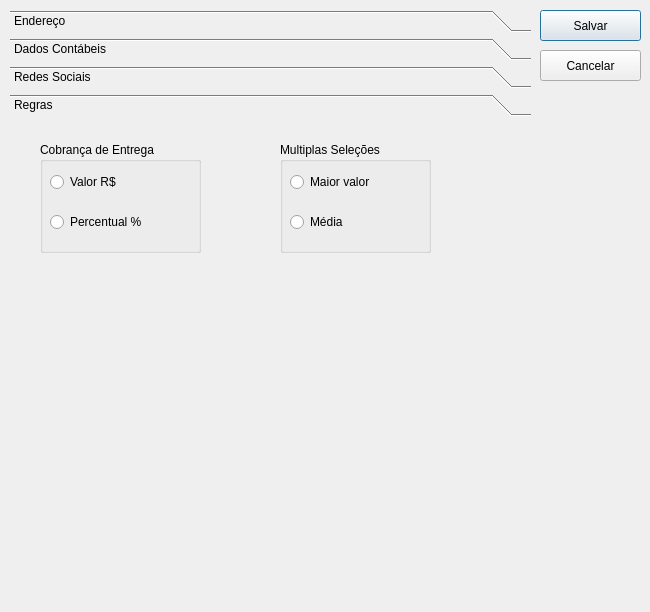
<?xml version="1.0" encoding="UTF-8"?>
<ui version="4.0">
 <class>Estabelecimento</class>
 <widget class="QDialog" name="Estabelecimento">
  <property name="geometry">
   <rect>
    <x>0</x>
    <y>0</y>
    <width>650</width>
    <height>612</height>
   </rect>
  </property>
  <property name="windowTitle">
   <string>Loja</string>
  </property>
  <widget class="QPushButton" name="pushButton_salvar">
   <property name="geometry">
    <rect>
     <x>540</x>
     <y>10</y>
     <width>101</width>
     <height>31</height>
    </rect>
   </property>
   <property name="text">
    <string>Salvar</string>
   </property>
  </widget>
  <widget class="QPushButton" name="pushButton_cancelar">
   <property name="geometry">
    <rect>
     <x>540</x>
     <y>50</y>
     <width>101</width>
     <height>31</height>
    </rect>
   </property>
   <property name="text">
    <string>Cancelar</string>
   </property>
  </widget>
  <widget class="QToolBox" name="toolBox">
   <property name="geometry">
    <rect>
     <x>10</x>
     <y>10</y>
     <width>521</width>
     <height>591</height>
    </rect>
   </property>
   <property name="currentIndex">
    <number>3</number>
   </property>
   <widget class="QWidget" name="page">
    <property name="geometry">
     <rect>
      <x>0</x>
      <y>0</y>
      <width>521</width>
      <height>479</height>
     </rect>
    </property>
    <attribute name="label">
     <string>Endereço</string>
    </attribute>
    <widget class="QLabel" name="label_estado">
     <property name="geometry">
      <rect>
       <x>390</x>
       <y>70</y>
       <width>31</width>
       <height>21</height>
      </rect>
     </property>
     <property name="text">
      <string>UF</string>
     </property>
    </widget>
    <widget class="QLabel" name="label_6">
     <property name="geometry">
      <rect>
       <x>10</x>
       <y>100</y>
       <width>59</width>
       <height>14</height>
      </rect>
     </property>
     <property name="text">
      <string>Fone:</string>
     </property>
    </widget>
    <widget class="QLabel" name="label_15">
     <property name="geometry">
      <rect>
       <x>400</x>
       <y>40</y>
       <width>61</width>
       <height>21</height>
      </rect>
     </property>
     <property name="text">
      <string>Número:</string>
     </property>
    </widget>
    <widget class="QLineEdit" name="lineEdit_nomeloja">
     <property name="geometry">
      <rect>
       <x>80</x>
       <y>10</y>
       <width>431</width>
       <height>22</height>
      </rect>
     </property>
    </widget>
    <widget class="QComboBox" name="comboBox_cidades">
     <property name="geometry">
      <rect>
       <x>150</x>
       <y>220</y>
       <width>161</width>
       <height>22</height>
      </rect>
     </property>
    </widget>
    <widget class="QLineEdit" name="lineEdit_procurarua">
     <property name="geometry">
      <rect>
       <x>10</x>
       <y>250</y>
       <width>391</width>
       <height>22</height>
      </rect>
     </property>
    </widget>
    <widget class="QTableView" name="tableView">
     <property name="geometry">
      <rect>
       <x>10</x>
       <y>280</y>
       <width>501</width>
       <height>171</height>
      </rect>
     </property>
    </widget>
    <widget class="QLabel" name="label_cidade">
     <property name="geometry">
      <rect>
       <x>270</x>
       <y>70</y>
       <width>111</width>
       <height>21</height>
      </rect>
     </property>
     <property name="text">
      <string>Cidade</string>
     </property>
    </widget>
    <widget class="QLineEdit" name="lineEdit_numero">
     <property name="geometry">
      <rect>
       <x>460</x>
       <y>40</y>
       <width>51</width>
       <height>22</height>
      </rect>
     </property>
    </widget>
    <widget class="QComboBox" name="comboBox_estados">
     <property name="geometry">
      <rect>
       <x>10</x>
       <y>220</y>
       <width>131</width>
       <height>22</height>
      </rect>
     </property>
    </widget>
    <widget class="QLabel" name="label_13">
     <property name="geometry">
      <rect>
       <x>150</x>
       <y>200</y>
       <width>59</width>
       <height>14</height>
      </rect>
     </property>
     <property name="text">
      <string>Cidade</string>
     </property>
    </widget>
    <widget class="QPushButton" name="pushButton_procurar">
     <property name="geometry">
      <rect>
       <x>410</x>
       <y>250</y>
       <width>101</width>
       <height>22</height>
      </rect>
     </property>
     <property name="text">
      <string>Procurar</string>
     </property>
    </widget>
    <widget class="QLabel" name="label_2">
     <property name="geometry">
      <rect>
       <x>10</x>
       <y>13</y>
       <width>59</width>
       <height>16</height>
      </rect>
     </property>
     <property name="text">
      <string>Nome</string>
     </property>
    </widget>
    <widget class="QLabel" name="label_bairro">
     <property name="geometry">
      <rect>
       <x>10</x>
       <y>70</y>
       <width>251</width>
       <height>21</height>
      </rect>
     </property>
     <property name="text">
      <string>Bairro</string>
     </property>
    </widget>
    <widget class="QTextEdit" name="textEdit_fone">
     <property name="geometry">
      <rect>
       <x>10</x>
       <y>120</y>
       <width>341</width>
       <height>70</height>
      </rect>
     </property>
    </widget>
    <widget class="QLabel" name="label_11">
     <property name="geometry">
      <rect>
       <x>10</x>
       <y>200</y>
       <width>59</width>
       <height>14</height>
      </rect>
     </property>
     <property name="text">
      <string>Estado</string>
     </property>
    </widget>
    <widget class="QLineEdit" name="lineEdit_nomerua">
     <property name="geometry">
      <rect>
       <x>10</x>
       <y>40</y>
       <width>381</width>
       <height>22</height>
      </rect>
     </property>
    </widget>
    <widget class="QLabel" name="label_cep">
     <property name="geometry">
      <rect>
       <x>430</x>
       <y>70</y>
       <width>81</width>
       <height>21</height>
      </rect>
     </property>
     <property name="text">
      <string>CEP</string>
     </property>
    </widget>
   </widget>
   <widget class="QWidget" name="page_2">
    <property name="geometry">
     <rect>
      <x>0</x>
      <y>0</y>
      <width>521</width>
      <height>479</height>
     </rect>
    </property>
    <attribute name="label">
     <string>Dados Contábeis</string>
    </attribute>
    <widget class="QLineEdit" name="lineEdit_cnpj">
     <property name="geometry">
      <rect>
       <x>140</x>
       <y>40</y>
       <width>331</width>
       <height>22</height>
      </rect>
     </property>
    </widget>
    <widget class="QLabel" name="label_7">
     <property name="geometry">
      <rect>
       <x>10</x>
       <y>10</y>
       <width>131</width>
       <height>21</height>
      </rect>
     </property>
     <property name="text">
      <string>Inscrição Estadual</string>
     </property>
    </widget>
    <widget class="QLineEdit" name="lineEdit_inscrest">
     <property name="geometry">
      <rect>
       <x>140</x>
       <y>10</y>
       <width>331</width>
       <height>22</height>
      </rect>
     </property>
    </widget>
    <widget class="QLabel" name="label_8">
     <property name="geometry">
      <rect>
       <x>10</x>
       <y>40</y>
       <width>59</width>
       <height>21</height>
      </rect>
     </property>
     <property name="text">
      <string>CNPJ</string>
     </property>
    </widget>
   </widget>
   <widget class="QWidget" name="page_3">
    <property name="geometry">
     <rect>
      <x>0</x>
      <y>0</y>
      <width>521</width>
      <height>479</height>
     </rect>
    </property>
    <attribute name="label">
     <string>Redes Sociais</string>
    </attribute>
    <widget class="QLabel" name="label_9">
     <property name="geometry">
      <rect>
       <x>10</x>
       <y>10</y>
       <width>59</width>
       <height>21</height>
      </rect>
     </property>
     <property name="text">
      <string>Site</string>
     </property>
    </widget>
    <widget class="QLineEdit" name="lineEdit_site">
     <property name="geometry">
      <rect>
       <x>80</x>
       <y>10</y>
       <width>441</width>
       <height>22</height>
      </rect>
     </property>
    </widget>
    <widget class="QLineEdit" name="lineEdit_facebook">
     <property name="geometry">
      <rect>
       <x>80</x>
       <y>40</y>
       <width>441</width>
       <height>22</height>
      </rect>
     </property>
    </widget>
    <widget class="QLabel" name="label_10">
     <property name="geometry">
      <rect>
       <x>10</x>
       <y>40</y>
       <width>71</width>
       <height>21</height>
      </rect>
     </property>
     <property name="text">
      <string>FaceBook</string>
     </property>
    </widget>
   </widget>
   <widget class="QWidget" name="page_4">
    <property name="geometry">
     <rect>
      <x>0</x>
      <y>0</y>
      <width>521</width>
      <height>479</height>
     </rect>
    </property>
    <attribute name="label">
     <string>Regras</string>
    </attribute>
    <widget class="QGroupBox" name="groupBox">
     <property name="geometry">
      <rect>
       <x>30</x>
       <y>20</y>
       <width>161</width>
       <height>111</height>
      </rect>
     </property>
     <property name="title">
      <string>Cobrança de Entrega</string>
     </property>
     <widget class="QRadioButton" name="radioButton_entregavalor">
      <property name="geometry">
       <rect>
        <x>10</x>
        <y>30</y>
        <width>102</width>
        <height>20</height>
       </rect>
      </property>
      <property name="text">
       <string>Valor R$</string>
      </property>
     </widget>
     <widget class="QRadioButton" name="radioButton_entregaperc">
      <property name="geometry">
       <rect>
        <x>10</x>
        <y>70</y>
        <width>102</width>
        <height>20</height>
       </rect>
      </property>
      <property name="text">
       <string>Percentual %</string>
      </property>
     </widget>
    </widget>
    <widget class="QGroupBox" name="groupBox_2">
     <property name="geometry">
      <rect>
       <x>270</x>
       <y>20</y>
       <width>151</width>
       <height>111</height>
      </rect>
     </property>
     <property name="title">
      <string>Multiplas Seleções</string>
     </property>
     <widget class="QRadioButton" name="radioButton_mult_maior">
      <property name="geometry">
       <rect>
        <x>10</x>
        <y>30</y>
        <width>102</width>
        <height>20</height>
       </rect>
      </property>
      <property name="text">
       <string>Maior valor</string>
      </property>
     </widget>
     <widget class="QRadioButton" name="radioButton_mult_media">
      <property name="geometry">
       <rect>
        <x>10</x>
        <y>70</y>
        <width>102</width>
        <height>20</height>
       </rect>
      </property>
      <property name="text">
       <string>Média</string>
      </property>
     </widget>
    </widget>
   </widget>
  </widget>
 </widget>
 <resources/>
 <connections/>
</ui>
